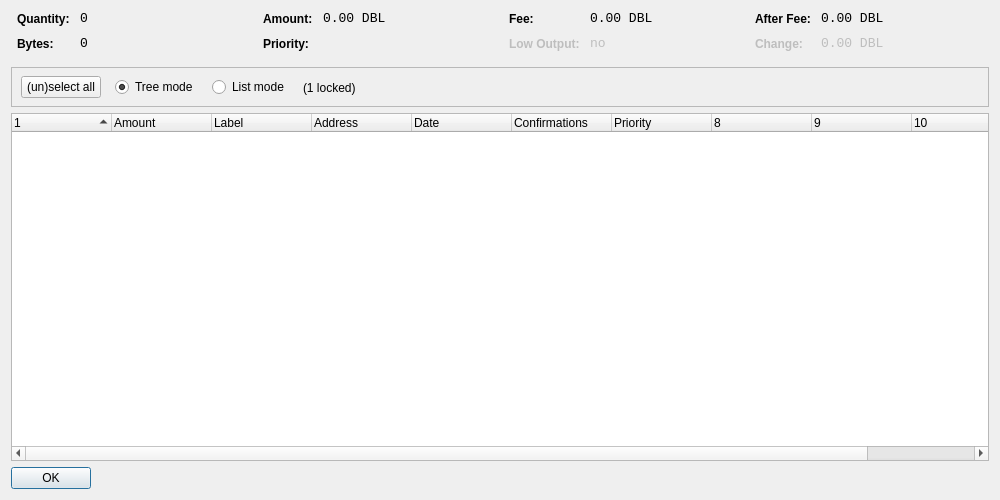
<?xml version="1.0" encoding="UTF-8"?>
<ui version="4.0">
 <class>CoinControlDialog</class>
 <widget class="QDialog" name="CoinControlDialog">
  <property name="geometry">
   <rect>
    <x>0</x>
    <y>0</y>
    <width>1000</width>
    <height>500</height>
   </rect>
  </property>
  <property name="windowTitle">
   <string>Coin Control</string>
  </property>
  <layout class="QVBoxLayout" name="verticalLayout">
   <item>
    <layout class="QHBoxLayout" name="horizontalLayoutTop" stretch="0,0,0,0">
     <property name="topMargin">
      <number>0</number>
     </property>
     <property name="bottomMargin">
      <number>10</number>
     </property>
     <item>
      <layout class="QFormLayout" name="formLayoutCoinControl1">
       <property name="horizontalSpacing">
        <number>10</number>
       </property>
       <property name="verticalSpacing">
        <number>10</number>
       </property>
       <property name="leftMargin">
        <number>6</number>
       </property>
       <property name="rightMargin">
        <number>6</number>
       </property>
       <item row="0" column="0">
        <widget class="QLabel" name="labelCoinControlQuantityText">
         <property name="styleSheet">
          <string notr="true">font-weight:bold;</string>
         </property>
         <property name="text">
          <string>Quantity:</string>
         </property>
        </widget>
       </item>
       <item row="0" column="1">
        <widget class="QLabel" name="labelCoinControlQuantity">
         <property name="font">
          <font>
           <family>Monospace</family>
           <pointsize>10</pointsize>
          </font>
         </property>
         <property name="cursor">
          <cursorShape>IBeamCursor</cursorShape>
         </property>
         <property name="contextMenuPolicy">
          <enum>Qt::ActionsContextMenu</enum>
         </property>
         <property name="text">
          <string notr="true">0</string>
         </property>
         <property name="textInteractionFlags">
          <set>Qt::LinksAccessibleByMouse|Qt::TextSelectableByKeyboard|Qt::TextSelectableByMouse</set>
         </property>
        </widget>
       </item>
       <item row="1" column="0">
        <widget class="QLabel" name="labelCoinControlBytesText">
         <property name="styleSheet">
          <string notr="true">font-weight:bold;</string>
         </property>
         <property name="text">
          <string>Bytes:</string>
         </property>
        </widget>
       </item>
       <item row="1" column="1">
        <widget class="QLabel" name="labelCoinControlBytes">
         <property name="font">
          <font>
           <family>Monospace</family>
           <pointsize>10</pointsize>
          </font>
         </property>
         <property name="cursor">
          <cursorShape>IBeamCursor</cursorShape>
         </property>
         <property name="contextMenuPolicy">
          <enum>Qt::ActionsContextMenu</enum>
         </property>
         <property name="text">
          <string notr="true">0</string>
         </property>
         <property name="textInteractionFlags">
          <set>Qt::LinksAccessibleByMouse|Qt::TextSelectableByKeyboard|Qt::TextSelectableByMouse</set>
         </property>
        </widget>
       </item>
      </layout>
     </item>
     <item>
      <layout class="QFormLayout" name="formLayoutCoinControl2">
       <property name="horizontalSpacing">
        <number>10</number>
       </property>
       <property name="verticalSpacing">
        <number>10</number>
       </property>
       <property name="leftMargin">
        <number>6</number>
       </property>
       <property name="rightMargin">
        <number>6</number>
       </property>
       <item row="0" column="0">
        <widget class="QLabel" name="labelCoinControlAmountText">
         <property name="styleSheet">
          <string notr="true">font-weight:bold;</string>
         </property>
         <property name="text">
          <string>Amount:</string>
         </property>
        </widget>
       </item>
       <item row="0" column="1">
        <widget class="QLabel" name="labelCoinControlAmount">
         <property name="font">
          <font>
           <family>Monospace</family>
           <pointsize>10</pointsize>
          </font>
         </property>
         <property name="cursor">
          <cursorShape>IBeamCursor</cursorShape>
         </property>
         <property name="contextMenuPolicy">
          <enum>Qt::ActionsContextMenu</enum>
         </property>
         <property name="text">
          <string notr="true">0.00 DBL</string>
         </property>
         <property name="textInteractionFlags">
          <set>Qt::LinksAccessibleByMouse|Qt::TextSelectableByKeyboard|Qt::TextSelectableByMouse</set>
         </property>
        </widget>
       </item>
       <item row="1" column="0">
        <widget class="QLabel" name="labelCoinControlPriorityText">
         <property name="styleSheet">
          <string notr="true">font-weight:bold;</string>
         </property>
         <property name="text">
          <string>Priority:</string>
         </property>
        </widget>
       </item>
       <item row="1" column="1">
        <widget class="QLabel" name="labelCoinControlPriority">
         <property name="font">
          <font>
           <family>Monospace</family>
           <pointsize>10</pointsize>
          </font>
         </property>
         <property name="cursor">
          <cursorShape>IBeamCursor</cursorShape>
         </property>
         <property name="contextMenuPolicy">
          <enum>Qt::ActionsContextMenu</enum>
         </property>
         <property name="text">
          <string/>
         </property>
         <property name="textInteractionFlags">
          <set>Qt::LinksAccessibleByMouse|Qt::TextSelectableByKeyboard|Qt::TextSelectableByMouse</set>
         </property>
        </widget>
       </item>
      </layout>
     </item>
     <item>
      <layout class="QFormLayout" name="formLayoutCoinControl3">
       <property name="horizontalSpacing">
        <number>10</number>
       </property>
       <property name="verticalSpacing">
        <number>10</number>
       </property>
       <property name="leftMargin">
        <number>6</number>
       </property>
       <property name="rightMargin">
        <number>6</number>
       </property>
       <item row="0" column="0">
        <widget class="QLabel" name="labelCoinControlFeeText">
         <property name="styleSheet">
          <string notr="true">font-weight:bold;</string>
         </property>
         <property name="text">
          <string>Fee:</string>
         </property>
        </widget>
       </item>
       <item row="0" column="1">
        <widget class="QLabel" name="labelCoinControlFee">
         <property name="font">
          <font>
           <family>Monospace</family>
           <pointsize>10</pointsize>
          </font>
         </property>
         <property name="cursor">
          <cursorShape>IBeamCursor</cursorShape>
         </property>
         <property name="contextMenuPolicy">
          <enum>Qt::ActionsContextMenu</enum>
         </property>
         <property name="text">
          <string notr="true">0.00 DBL</string>
         </property>
         <property name="textInteractionFlags">
          <set>Qt::LinksAccessibleByMouse|Qt::TextSelectableByKeyboard|Qt::TextSelectableByMouse</set>
         </property>
        </widget>
       </item>
       <item row="1" column="0">
        <widget class="QLabel" name="labelCoinControlLowOutputText">
         <property name="enabled">
          <bool>false</bool>
         </property>
         <property name="styleSheet">
          <string notr="true">font-weight:bold;</string>
         </property>
         <property name="text">
          <string>Low Output:</string>
         </property>
        </widget>
       </item>
       <item row="1" column="1">
        <widget class="QLabel" name="labelCoinControlLowOutput">
         <property name="enabled">
          <bool>false</bool>
         </property>
         <property name="font">
          <font>
           <family>Monospace</family>
           <pointsize>10</pointsize>
          </font>
         </property>
         <property name="cursor">
          <cursorShape>IBeamCursor</cursorShape>
         </property>
         <property name="contextMenuPolicy">
          <enum>Qt::ActionsContextMenu</enum>
         </property>
         <property name="text">
          <string>no</string>
         </property>
         <property name="textInteractionFlags">
          <set>Qt::LinksAccessibleByMouse|Qt::TextSelectableByKeyboard|Qt::TextSelectableByMouse</set>
         </property>
        </widget>
       </item>
      </layout>
     </item>
     <item>
      <layout class="QFormLayout" name="formLayoutCoinControl4">
       <property name="horizontalSpacing">
        <number>10</number>
       </property>
       <property name="verticalSpacing">
        <number>10</number>
       </property>
       <property name="leftMargin">
        <number>6</number>
       </property>
       <property name="rightMargin">
        <number>6</number>
       </property>
       <item row="0" column="0">
        <widget class="QLabel" name="labelCoinControlAfterFeeText">
         <property name="styleSheet">
          <string notr="true">font-weight:bold;</string>
         </property>
         <property name="text">
          <string>After Fee:</string>
         </property>
        </widget>
       </item>
       <item row="0" column="1">
        <widget class="QLabel" name="labelCoinControlAfterFee">
         <property name="font">
          <font>
           <family>Monospace</family>
           <pointsize>10</pointsize>
          </font>
         </property>
         <property name="cursor">
          <cursorShape>IBeamCursor</cursorShape>
         </property>
         <property name="contextMenuPolicy">
          <enum>Qt::ActionsContextMenu</enum>
         </property>
         <property name="text">
          <string notr="true">0.00 DBL</string>
         </property>
         <property name="textInteractionFlags">
          <set>Qt::LinksAccessibleByMouse|Qt::TextSelectableByKeyboard|Qt::TextSelectableByMouse</set>
         </property>
        </widget>
       </item>
       <item row="1" column="0">
        <widget class="QLabel" name="labelCoinControlChangeText">
         <property name="enabled">
          <bool>false</bool>
         </property>
         <property name="styleSheet">
          <string notr="true">font-weight:bold;</string>
         </property>
         <property name="text">
          <string>Change:</string>
         </property>
        </widget>
       </item>
       <item row="1" column="1">
        <widget class="QLabel" name="labelCoinControlChange">
         <property name="enabled">
          <bool>false</bool>
         </property>
         <property name="font">
          <font>
           <family>Monospace</family>
           <pointsize>10</pointsize>
          </font>
         </property>
         <property name="cursor">
          <cursorShape>IBeamCursor</cursorShape>
         </property>
         <property name="contextMenuPolicy">
          <enum>Qt::ActionsContextMenu</enum>
         </property>
         <property name="text">
          <string notr="true">0.00 DBL</string>
         </property>
         <property name="textInteractionFlags">
          <set>Qt::LinksAccessibleByMouse|Qt::TextSelectableByKeyboard|Qt::TextSelectableByMouse</set>
         </property>
        </widget>
       </item>
      </layout>
     </item>
    </layout>
   </item>
   <item>
    <widget class="QFrame" name="frame">
     <property name="minimumSize">
      <size>
       <width>0</width>
       <height>40</height>
      </size>
     </property>
     <property name="frameShape">
      <enum>QFrame::StyledPanel</enum>
     </property>
     <property name="frameShadow">
      <enum>QFrame::Sunken</enum>
     </property>
     <widget class="QWidget" name="horizontalLayoutWidget">
      <property name="geometry">
       <rect>
        <x>10</x>
        <y>0</y>
        <width>781</width>
        <height>41</height>
       </rect>
      </property>
      <layout class="QHBoxLayout" name="horizontalLayoutPanel" stretch="0,0,0,0,0">
       <property name="spacing">
        <number>14</number>
       </property>
       <item>
        <widget class="QPushButton" name="pushButtonSelectAll">
         <property name="sizePolicy">
          <sizepolicy hsizetype="Maximum" vsizetype="Fixed">
           <horstretch>0</horstretch>
           <verstretch>0</verstretch>
          </sizepolicy>
         </property>
         <property name="text">
          <string>(un)select all</string>
         </property>
        </widget>
       </item>
       <item>
        <widget class="QRadioButton" name="radioTreeMode">
         <property name="sizePolicy">
          <sizepolicy hsizetype="Maximum" vsizetype="Fixed">
           <horstretch>0</horstretch>
           <verstretch>0</verstretch>
          </sizepolicy>
         </property>
         <property name="text">
          <string>Tree mode</string>
         </property>
         <property name="checked">
          <bool>true</bool>
         </property>
        </widget>
       </item>
       <item>
        <widget class="QRadioButton" name="radioListMode">
         <property name="sizePolicy">
          <sizepolicy hsizetype="Maximum" vsizetype="Fixed">
           <horstretch>0</horstretch>
           <verstretch>0</verstretch>
          </sizepolicy>
         </property>
         <property name="text">
          <string>List mode</string>
         </property>
        </widget>
       </item>
       <item>
        <widget class="QLabel" name="labelLocked">
         <property name="text">
          <string>(1 locked)</string>
         </property>
        </widget>
       </item>
       <item>
        <spacer name="horizontalSpacer">
         <property name="orientation">
          <enum>Qt::Horizontal</enum>
         </property>
         <property name="sizeHint" stdset="0">
          <size>
           <width>40</width>
           <height>20</height>
          </size>
         </property>
        </spacer>
       </item>
      </layout>
     </widget>
    </widget>
   </item>
   <item>
    <widget class="CoinControlTreeWidget" name="treeWidget">
     <property name="contextMenuPolicy">
      <enum>Qt::CustomContextMenu</enum>
     </property>
     <property name="sortingEnabled">
      <bool>false</bool>
     </property>
     <property name="columnCount">
      <number>11</number>
     </property>
     <attribute name="headerShowSortIndicator" stdset="0">
      <bool>true</bool>
     </attribute>
     <attribute name="headerStretchLastSection">
      <bool>false</bool>
     </attribute>
     <column>
      <property name="text">
       <string/>
      </property>
     </column>
     <column>
      <property name="text">
       <string>Amount</string>
      </property>
     </column>
     <column>
      <property name="text">
       <string notr="true">Label</string>
      </property>
     </column>
     <column>
      <property name="text">
       <string>Address</string>
      </property>
     </column>
     <column>
      <property name="text">
       <string>Date</string>
      </property>
     </column>
     <column>
      <property name="text">
       <string>Confirmations</string>
      </property>
      <property name="toolTip">
       <string>Confirmed</string>
      </property>
     </column>
     <column>
      <property name="text">
       <string>Priority</string>
      </property>
     </column>
     <column>
      <property name="text">
       <string/>
      </property>
     </column>
     <column>
      <property name="text">
       <string/>
      </property>
     </column>
     <column>
      <property name="text">
       <string/>
      </property>
     </column>
     <column>
      <property name="text">
       <string/>
      </property>
     </column>
    </widget>
   </item>
   <item>
    <widget class="QDialogButtonBox" name="buttonBox">
     <property name="sizePolicy">
      <sizepolicy hsizetype="Maximum" vsizetype="Fixed">
       <horstretch>0</horstretch>
       <verstretch>0</verstretch>
      </sizepolicy>
     </property>
     <property name="orientation">
      <enum>Qt::Horizontal</enum>
     </property>
     <property name="standardButtons">
      <set>QDialogButtonBox::Ok</set>
     </property>
    </widget>
   </item>
  </layout>
 </widget>
 <customwidgets>
  <customwidget>
   <class>CoinControlTreeWidget</class>
   <extends>QTreeWidget</extends>
   <header>coincontroltreewidget.h</header>
  </customwidget>
 </customwidgets>
 <resources/>
 <connections/>
</ui>
